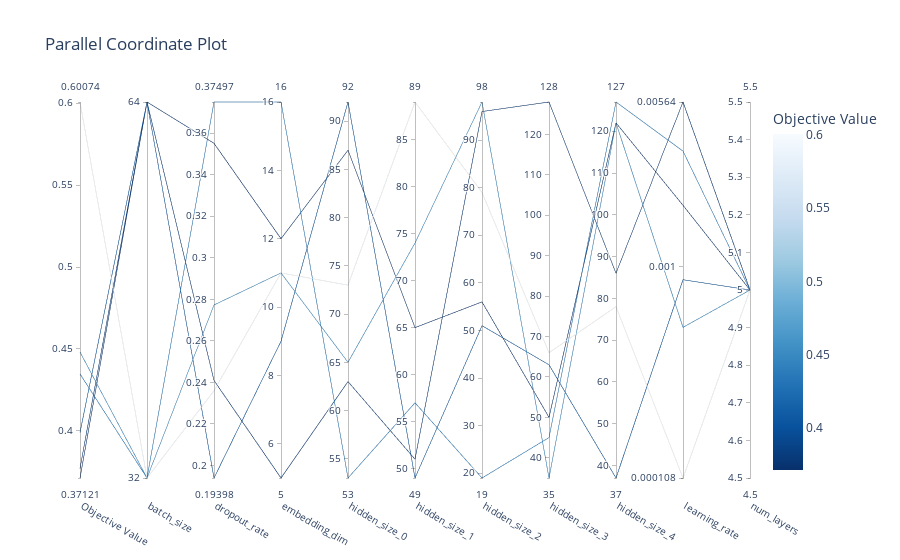

Notebook source saved alongside this figure:
### Code cell
# Parallel Coordinate
plot_parallel_coordinate(study).show()

### Figure 1 — Plotly figure (JSON) as saved in the notebook; plotly's stock layout.template omitted (floating-point values rounded to 4 significant figures)
{"data": [{"dimensions": [{"label": "Objective Value", "range": [0.3712, 0.6007], "values": [0.4347, 0.4481, 0.6007, 0.3712, 0.399, 0.3771]}, {"label": "batch_size", "range": [0, 1], "ticktext": ["32", "64"], "tickvals": [0, 1], "values": [0, 0, 0, 1, 1, 1]}, {"label": "dropout_rate", "range": [0.194, 0.375], "values": [0.375, 0.2773, 0.236, 0.3551, 0.194, 0.2409]}, {"label": "embedding_dim", "range": [5, 16], "values": [16, 11, 11, 12, 9, 5]}, {"label": "hidden_size_0", "range": [53, 92], "values": [53, 65, 73, 87, 92, 63]}, {"label": "hidden_size_1", "range": [49, 89], "values": [57, 74, 89, 65, 49, 51]}, {"label": "hidden_size_2", "range": [19, 98], "values": [19, 98, 79, 56, 51, 96]}, {"label": "hidden_size_3", "range": [35, 128], "values": [45, 35, 66, 50, 63, 128]}, {"label": "hidden_size_4", "range": [37, 127], "values": [127, 122, 78, 122, 37, 86]}, {"label": "learning_rate", "range": [-3.965, -2.249], "ticktext": ["0.000108", "0.001", "0.00564"], "tickvals": [-3.965, -3, -2.249], "values": [-2.473, -3.277, -3.965, -2.72, -3.06, -2.249]}, {"label": "num_layers", "range": [5, 5], "values": [5, 5, 5, 5, 5, 5]}], "labelangle": 30, "labelside": "bottom", "line": {"color": [0.4347, 0.4481, 0.6007, 0.3712, 0.399, 0.3771], "colorbar": {"title": {"text": "Objective Value"}}, "colorscale": [[0, "rgb(247,251,255)"], [0.125, "rgb(222,235,247)"], [0.25, "rgb(198,219,239)"], [0.375, "rgb(158,202,225)"], [0.5, "rgb(107,174,214)"], [0.625, "rgb(66,146,198)"], [0.75, "rgb(33,113,181)"], [0.875, "rgb(8,81,156)"], [1, "rgb(8,48,107)"]], "reversescale": true, "showscale": true}, "type": "parcoords"}], "layout": {"title": {"text": "Parallel Coordinate Plot"}}}
